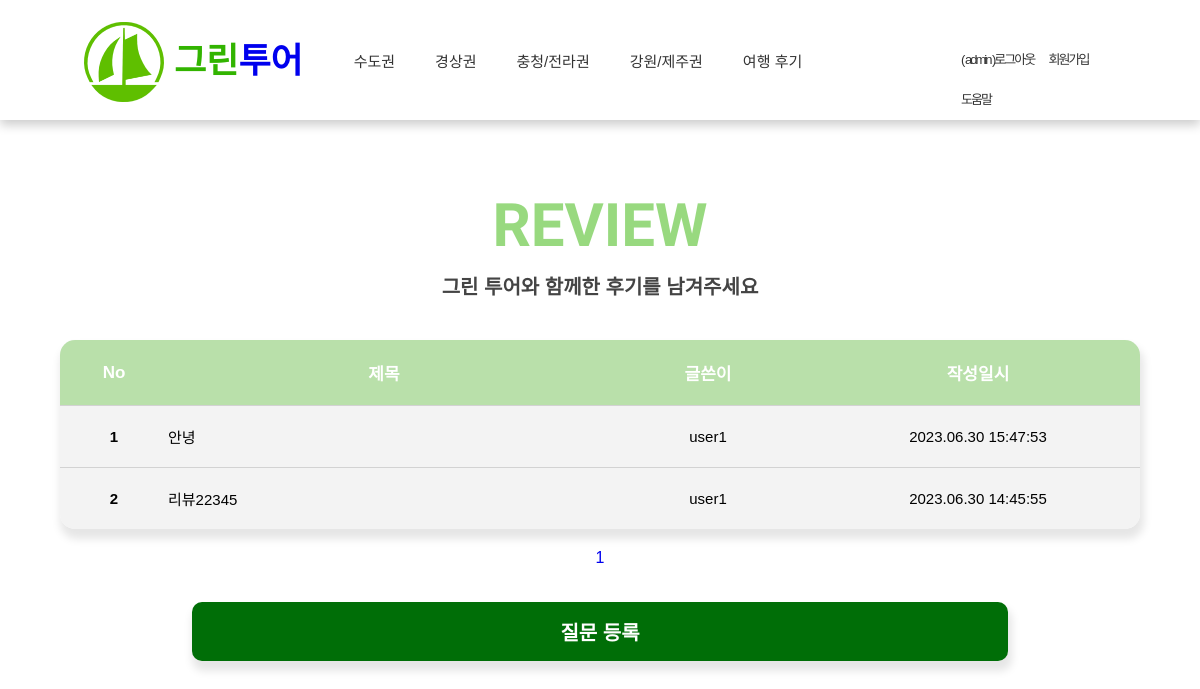
The page /tour/index (signed in) on the database its author committed.
### tour/models.py (models this page shows, shortened)
class Question(models.Model):
    author = models.ForeignKey(User, on_delete=models.CASCADE)
    subject = models.CharField(max_length=200)
    content = models.TextField()
    create_date = models.DateTimeField()
    modify_date = models.DateTimeField(null=True, blank=True)
    photo = models.ImageField(upload_to='tour/images/%Y/%m/%d/',
                              null=True, blank=True)

### tour/views.py (the view)
# urls.py: path('index', views.question_list, name='question_list'),
def question_list(request):
    question_list = Question.objects.order_by('-create_date')
    page = request.GET.get('page', '1')
    paginator = Paginator(question_list, 10)    #페이지당 10개씩 보여주기
    page_obj = paginator.get_page(page)
    context = {'question_list': page_obj}
    return render(request, 'tour/question_list.html', context)

### templates/tour/question_list.html (shortened to what this page needs)
{% extends 'base.html' %}
{% load static %}
{% load board_filter %}
{% block content %}
{% include 'header.html' %}
<link rel="stylesheet" href="{% static 'tour/css/boardstyle.css' %}">
<div class="container">
    <h1>REVIEW</h1>
    <p>그린 투어와 함께한 후기를 남겨주세요</p>
    <section id="board_main">
        <table class="board_main_table">
            <thead class="board_table_thd">
                <tr>
                    <th>No</th>
                    <th>제목</th>
                    <th>글쓴이</th>
                    <th>작성일시</th>
                </tr>
            </thead>
            <tbody>
            {% if question_list %}
                {% for question in question_list %}
                <tr>
                    <td>{{ forloop.counter }}</td>
                    <td>
                        <a href="{% url 'tour:detail' question.id %}">
                            {{ question.subject }}
                        </a>
                    </td>
                    <td>{{ question.author }}</td>
                    <td>{{ question.create_date|date:"Y.m.d H:i:s" }}</td>
                </tr>
                {% endfor %}
            {% else %}
                <p>질문이 없습니다.</p>
            {% endif %}
            </tbody>
        </table>
        <ul class="pagination">
            {% for page_number in question_list.paginator.page_range %}
                {% if page_number == question_list.number %}
                    <li class="page-item">
                        <a class="page-link" href="?page={{ page_number }}">{{ page_number }}</a>
                    </li>
                {% else %}
                    <li class="page-item">
                        <a class="page-link" href="?page={{ page_number }}">{{ page_number }}</a>
                    </li>
                {% endif %}
            {% endfor %}
        </ul>
        <a href="{% url 'tour:question_create' %}"
           class="board_main_q_btn">질문 등록</a>
    </section>
</div>
{% endblock %}

### templates/header.html (shortened to what this page needs)
{% load static %}
<link rel="stylesheet" href="{% static 'tour/css/style.css' %}">
<link rel="stylesheet" href="{% static 'tour/css/head.css' %}">
<div id="container">
    <header>
        <div class="logo">
            <a href="{% url 'index' %}">
                <img src="{% static 'tour/images/greenboat.png' %}" alt="메인" id="logo_pic">
                <h1>
                    <span class="abc">그린</span><span class="cba">투어</span>
                </h1>
            </a>
        </div>
        <nav class="navbar">
            <ul>
                <li><a href="{% url 'tour:detail_ca' %}">수도권</a></li>
                <li><a href="{% url 'tour:detail_gs' %}">경상권</a></li>
                <li><a href="{% url 'tour:detail_cj' %}">충청/전라권</a></li>
                <li><a href="{% url 'tour:detail_gj' %}">강원/제주권</a></li>
                <li><a href="{% url 'tour:question_list' %}">여행 후기</a></li>
            </ul>
        </nav>
        <div class="smallhead">
            <ul>
                <li>
                    {% if user.is_authenticated %}
                    <a href="{% url 'common2:logout' %}">
                        ( {{ user.username }} )로그아웃
                    </a>
                    {% else %}
                    <a href="{% url 'common2:login' %}">
                        {{ user.username }}로그인
                    </a>
                    {% endif %}
                </li>
                <li><a href="{% url 'common2:signup' %}">회원가입</a></li>
                <li><a href="#">도움말</a></li>
            </ul>
        </div>
    </header>
</div>

### static/tour/css/detail.css (style rules this page uses)
#board_main ul.pagination { text-align: center; }
#board_main .pagination .page-item { display: inline-block; margin: 20px 5px; }
#board_main .pagination li .page-link { font-size: 1em; }

### static/tour/css/style.css (style rules this page uses)
* { margin: 0; padding: 0; box-sizing: border-box; }
.container { width: 100%; height: 100px; }
header { height: 120px; box-shadow: 0 4px 4px -1px rgba(0, 0, 0, 0.1); }
.smallhead { width: 380px; height: 40px; margin:0 auto; margin-right:100px; }
.smallhead ul { float:right; margin-right: 20px; position:relative; left:20px; }
.smallhead ul li { list-style: none; display:inline-block; line-height: 40px; font-size: 13px; padding: 0 5px; letter-spacing: -2px; }
.smallhead ul li a { text-decoration: none; color: #333; }
@media screen and (min-width: 1100px) { header { width:100%; height: 120px; box-shadow: 0 4px 4px -1px rgba(0, 0, 0, 0.1); } }
@media screen and (min-width: 1100px) { .navbar { width:1000px; position:relative; left:100px; margin-right:100px; } }
@media screen and (min-width: 1100px) { .smallhead { width: 5%; height: 40px; position:relative; left:100px; } }
@media screen and (min-width: 1100px) { .smallhead ul { width: 160px; float:right; margin-right: 20px; } }
@media screen and (min-width: 1100px) { .smallhead ul li { list-style: none; display:inline-block; line-height: 40px; font-size: 13px; padding: 0 5px; letter-spacing: -2px; } }
@media screen and (min-width: 1100px) { .smallhead ul li a { text-decoration: none; color: #333; } }

### static/tour/css/head.css (style rules this page uses)
* { margin: 0; padding: 0; font-family: Arial, Helvetica, sans-serif; text-decoration: none; }
header { top: 0; left: 0; right: 0; background: #ffffff; box-shadow: 0 5px 10px rgba(0, 0, 0, 0.2); padding: 0 7%; position: relative; display:flex; align-items: center; justify-content: space-between; z-index: 1000; }
.logo #logo_pic { width:80px; margin-top:90px; }
.logo h1 .abc { width:80%; font-size:35px; position:relative; bottom:100px; left:90px; color: rgba(50, 180, 0); font-family: 'Single Day', cursive; }
.logo h1 .cba { width:80%; font-size:35px; position:relative; bottom:100px; left:90px; font-family: 'Single Day', cursive; }
header .logo { width:23%; font-weight: bolder; font-size: 34px; color: #333; color: rgb(50, 180, 0); font-family: 'Single Day', cursive; }
header .navbar ul { width:95%; list-style: none; }
header .navbar ul li { position:relative; float: left; }
header .navbar ul li a { font-size: 15px; padding: 20px; color: #333; display: block; }

### rows shown on the page
Question: subject "안녕", author "user1", create_date "2023.06.30 15:47:53"
Question: subject "리뷰22345", author "user1", create_date "2023.06.30 14:45:55"

### other values the page prints
{{ user.username }} "admin"
{{ page_number }} "1"
